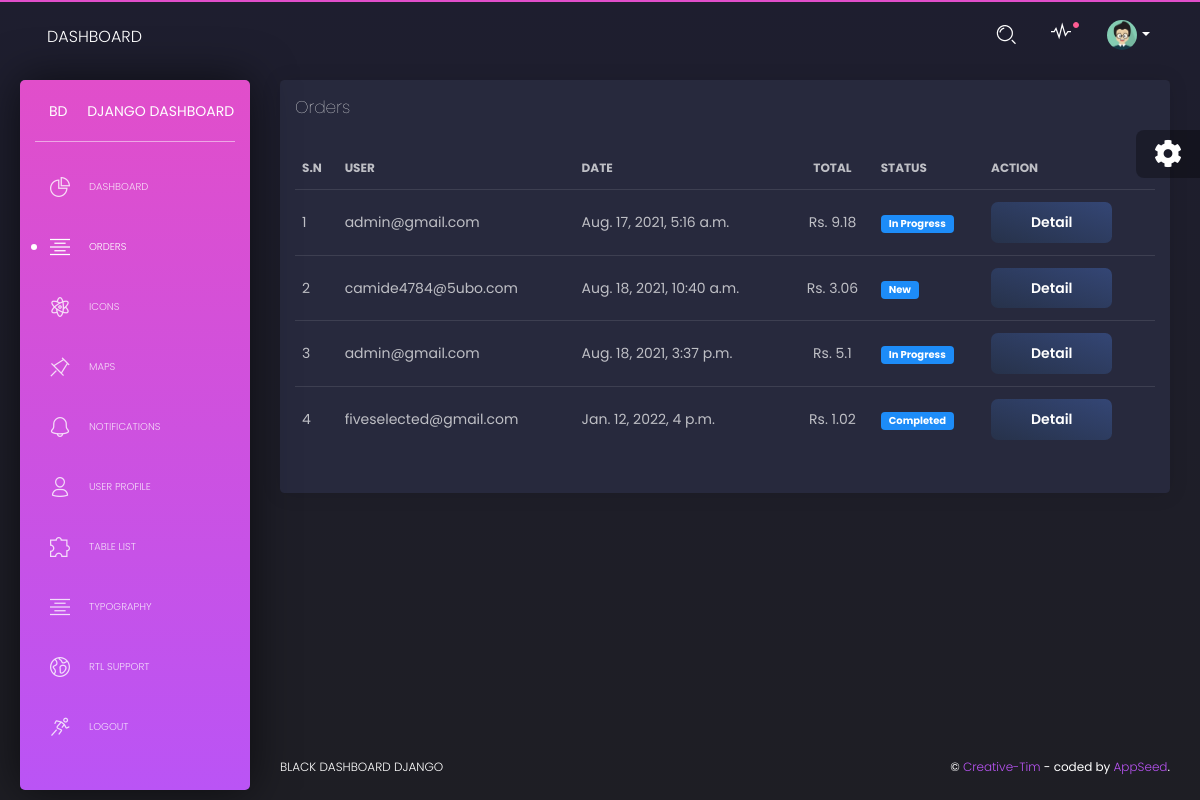
The page /myadmin/orders/ (signed in) on the database its author committed.
### orders/models.py (models this page shows, shortened)
class Order(models.Model):
    STATUS = (
        ('Pending', 'Pending'),
        ('Accepted', 'Accepted'),
        ('In Progress', 'In Progress'),
        ('Delivered', 'Delivered'),
        ('Completed', 'Completed'),
        ('Cancelled', 'Cancelled'),
    )
    user = models.ForeignKey(Account, on_delete=models.SET_NULL, null=True)
    payment = models.ForeignKey(
        Payment, on_delete=models.SET_NULL, blank=True, null=True)
    order_number = models.CharField(max_length=20)
    first_name = models.CharField(max_length=50)
    last_name = models.CharField(max_length=50)
    phone = models.CharField(max_length=15)
    email = models.EmailField(max_length=50)
    address_line_1 = models.CharField(max_length=50)
    address_line_2 = models.CharField(max_length=50, blank=True)
    country = models.CharField(max_length=50)
    state = models.CharField(max_length=50)
    city = models.CharField(max_length=50)
    order_note = models.CharField(max_length=100, blank=True)
    order_total = models.FloatField()
    tax = models.FloatField()
    status = models.CharField(max_length=15, choices=STATUS, default='Pending')
    ip = models.CharField(blank=True, max_length=20)
    is_ordered = models.BooleanField(default=False)
    created_at = models.DateTimeField(auto_now_add=True)
    updated_at = models.DateTimeField(auto_now=True)

### accounts/models.py (models this page shows, shortened)
class Account(AbstractBaseUser):
    first_name      = models.CharField(max_length=50)
    last_name       = models.CharField(max_length=50)
    username        = models.CharField(max_length=50, unique=True)
    email           = models.EmailField(max_length=100, unique=True)
    phone_number    = models.CharField(max_length=50)
    date_joined     = models.DateTimeField(auto_now_add=True)
    last_login      = models.DateTimeField(auto_now_add=True)
    is_admin        = models.BooleanField(default=False)
    is_staff        = models.BooleanField(default=False)
    is_active        = models.BooleanField(default=False)
    is_superadmin        = models.BooleanField(default=False)
    USERNAME_FIELD = 'email'
    REQUIRED_FIELDS = ['username', 'first_name', 'last_name']
    objects = MyAccountManager()
    def __str__(self):
        return self.email

### myadmin/views.py (the view)
# urls.py: path('orders/', views.OrderListView.as_view(), name="orders"),
class OrderListView(UserPassesTestMixin, ListView):
    template_name = "myadmin/orders.html"
    model = Order
    def test_func(self):
        if self.request.user.is_authenticated:
            return self.request.user.is_staff
        return False

### carts/context_processors.py (called while the page is built, shortened)
def counter(request):
    cart_count = 0
    if 'admin' in request.path:
        return {}
    return dict(cart_count=cart_count)

### category/context_processors.py (called while the page is built)
def menu_links(request):
    links = Category.objects.all()
    return dict(links=links)

### myadmin/templates/myadmin/orders.html (shortened to what this page needs)
{% extends 'myadmin/layouts/base.html' %}
{% block content %}
<div class="row">
  <div class="col-md-12">
    <div class="card ">
      <div class="card-header">
        <h4 class="card-title"> Orders</h4>
      </div>
      <div class="card-body">
        <div class="table-responsive">
          <table class="table tablesorter" id="">
            <thead class=" text-primary">
              <tr>
                <th>
                  S.N
                </th>
                <th>
                  User
                </th>
                <th>
                  Date
                </th>
                <th class="text-center">
                  Total
                </th>
                <th>
                Status
                </th>
                <th>
                Action
                </th>
              </tr>
            </thead>
            <tbody>
              {% for order in object_list %}
              <tr>
              <td>
              {{forloop.counter}}
              </td>
                <td>
                  {{order.user}}
                </td>
                <td>
                  {{order.created_at}}
                </td>
                <td class="text-center">
                  Rs. {{order.order_total}}
                </td>
                <td>
                  <span class="badge badge-info">{{order.status}}</span>
                </td>
                <td>
                <a href="{% url 'myadmin:order-detail' order.id %}" class="btn btn-fill btn-secondary">Detail</a>
                </td>
              </tr>
              {% endfor %}
            </tbody>
          </table>
        </div>
      </div>
    </div>
  </div>
</div>
{% endblock content %}

### myadmin/templates/myadmin/layouts/base.html (shortened to what this page needs)
<!DOCTYPE html>
<html lang="en">
{% load static %}
<head>
  <link href="https://use.fontawesome.com/releases/v5.0.6/css/all.css" rel="stylesheet">
  <link href="{% static 'myadmin/assets/css/nucleo-icons.css' %}" rel="stylesheet" />
  <link href="{% static 'myadmin/assets/css/black-dashboard.css' %}" rel="stylesheet" />
  <link href="{% static 'myadmin/assets/demo/demo.css' %}" rel="stylesheet" />
</head>
<body class="">
  <div class="wrapper">
    {% include 'myadmin/includes/sidebar.html' %}
    <div class="main-panel">
      {% include 'myadmin/includes/navigation.html' %}
      <div class="content">
        {% block content %}{% endblock content %}
      </div>
      {% include 'myadmin/includes/footer.html' %}
    </div>
  </div>
  {% include 'myadmin/includes/fixed-plugin.html' %}
</body>
</html>

### myadmin/templates/myadmin/includes/sidebar.html
{% url 'myadmin:orders' as orders_page %}
{% url 'myadmin:dashboard' as dashboard_page %}
    <div class="sidebar">
      <div class="sidebar-wrapper">
        <div class="logo">
          <a target="_blank"
             href="https://www.creative-tim.com/product/black-dashboard-django" class="simple-text logo-mini">
            BD
          </a>
          <a target="_blank"
             href="https://www.creative-tim.com/product/black-dashboard-django" class="simple-text logo-normal">
            Django Dashboard
          </a>
        </div>
        <ul class="nav">
          <li class="{% if request.path == dashboard_page %}active{% endif %}">
            <a href="{{dashboard_page}}">
              <i class="tim-icons icon-chart-pie-36"></i>
              <p>Dashboard</p>
            </a>
          </li>
          <li class="{% if request.path == orders_page %}active{% endif %}">
            <a href="{{orders_page}}">
              <i class="tim-icons icon-align-center"></i>
              <p>Orders</p>
            </a>
          </li>
          <li class="{% if 'icons' in segment %} active {% endif %}">
            <a href="/ui-icons.html">
              <i class="tim-icons icon-atom"></i>
              <p>Icons</p>
            </a>
          </li>
          <li class="{% if 'maps' in segment %} active {% endif %}">
            <a href="/ui-maps.html">
              <i class="tim-icons icon-pin"></i>
              <p>Maps</p>
            </a>
          </li>
          <li class="{% if 'notifications' in segment %} active {% endif %}">
            <a href="/ui-notifications.html">
              <i class="tim-icons icon-bell-55"></i>
              <p>Notifications</p>
            </a>
          </li>
          <li class="{% if 'page-user' in segment %} active {% endif %}">
            <a href="/page-user.html">
              <i class="tim-icons icon-single-02"></i>
              <p>User Profile</p>
            </a>
          </li>
          <li class="{% if 'tables' in segment %} active {% endif %}">
            <a href="/ui-tables.html">
              <i class="tim-icons icon-puzzle-10"></i>
              <p>Table List</p>
            </a>
          </li>
          <li class="{% if 'typography' in segment %} active {% endif %}">
            <a href="/ui-typography.html">
              <i class="tim-icons icon-align-center"></i>
              <p>Typography</p>
            </a>
          </li>
          <li class="{% if 'rtl-support' in segment %} active {% endif %}">
            <a href="/page-rtl-support.html">
              <i class="tim-icons icon-world"></i>
              <p>RTL Support</p>
            </a>
          </li>
          <li>
            <a href="{% url 'logout' %}" >
              <i class="tim-icons icon-user-run"></i>
              <p>Logout</p>
            </a>
          </li>
        </ul>
      </div>
    </div>

### myadmin/templates/myadmin/includes/navigation.html (shortened to what this page needs)
{% load static %}
      <nav class="navbar navbar-expand-lg navbar-absolute navbar-transparent">
        <div class="container-fluid">
          <div class="navbar-wrapper">
            <a class="navbar-brand" href="javascript:void(0)">Dashboard</a>
          </div>
          <div class="collapse navbar-collapse" id="navigation">
            {% if user.is_authenticated %}
            <ul class="navbar-nav ml-auto">
              <li class="search-bar input-group">
                <button class="btn btn-link" id="search-button" data-toggle="modal" data-target="#searchModal"><i class="tim-icons icon-zoom-split" ></i>
                </button>
              </li>
              <li class="dropdown nav-item">
                <a href="javascript:void(0)" class="dropdown-toggle nav-link" data-toggle="dropdown">
                  <div class="notification d-none d-lg-block d-xl-block"></div>
                  <i class="tim-icons icon-sound-wave"></i>
                </a>
              </li>
              <li class="dropdown nav-item">
                <a href="#" class="dropdown-toggle nav-link" data-toggle="dropdown">
                  <div class="photo">
                    <img src="{% static 'assets/img/anime3.png' %}" alt="Profile Photo">
                  </div>
                  <b class="caret d-none d-lg-block d-xl-block"></b>
                </a>
              </li>
            </ul>
            {% endif %}
          </div>
        </div>
      </nav>

### myadmin/templates/myadmin/includes/footer.html
  <footer class="footer">
    <div class="container-fluid">
      <ul class="nav">
        <li class="nav-item">
          <a target="_blank"
             href="https://www.creative-tim.com/product/black-dashboard-django" class="nav-link">
             Black Dashboard Django
          </a>
        </li>
      </ul>
      <div class="copyright">
        &copy; <a target="_blank"
                  href="https://www.creative-tim.com/">Creative-Tim</a>
         - coded by <a target="_blank" href="https://appseed.us?ref=ct-demo">AppSeed</a>.
      </div>
    </div>
  </footer>

### myadmin/templates/myadmin/includes/fixed-plugin.html (shortened to what this page needs)
  <div class="fixed-plugin">
    <div class="dropdown show-dropdown">
      <a href="#" data-toggle="dropdown">
        <i class="fa fa-cog fa-2x"> </i>
      </a>
      <br />
    </div>
  </div>

### myadmin/templates/myadmin/includes/scripts.html (shortened to what this page needs)
{% load static %}

### rows shown on the page
Order: user "admin@gmail.com", created_at "Aug. 17, 2021, 5:16 a.m.", order_total "9.18", status "In Progress"
Order: user "camide4784@5ubo.com", created_at "Aug. 18, 2021, 10:40 a.m.", order_total "3.06", status "New"
Order: user "admin@gmail.com", created_at "Aug. 18, 2021, 3:37 p.m.", order_total "5.1", status "In Progress"
Order: user "fiveselected@gmail.com", created_at "Jan. 12, 2022, 4 p.m.", order_total "1.02", status "Completed"
